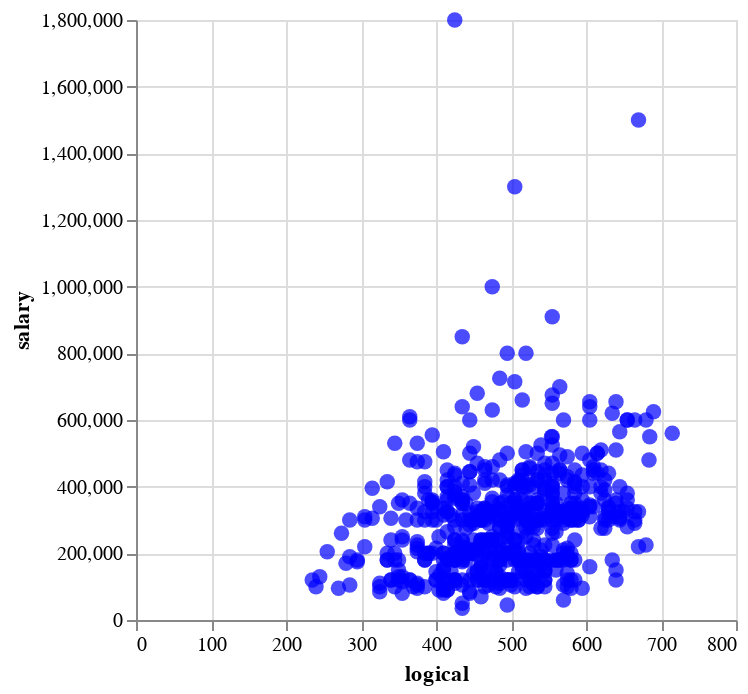

The cell this chart's notebook holds for it:
### Code cell
scatter_plot = alt.Chart(df).mark_circle(size = 60, color = 'blue').encode(
x = 'logical',
y = 'salary'
)
scatter_plot

### Figure 1 — Vega-Lite specification as saved in the notebook (floating-point values rounded to 4 significant figures; data arrays with more than 128 entries replaced by an {"elided": "..."} marker saying what was removed)
{"config": {"view": {"continuousWidth": 300, "continuousHeight": 300}}, "data": {"name": "data-4851e09c39dc6bb7ad260cd157dee2bc"}, "mark": {"type": "circle", "color": "blue", "size": 60}, "encoding": {"x": {"field": "logical", "type": "quantitative"}, "y": {"field": "salary", "type": "quantitative"}}, "$schema": "https://vega.github.io/schema/vega-lite/v5.15.1.json", "datasets": {"data-4851e09c39dc6bb7ad260cd157dee2bc": {"elided": "599 records"}}}
